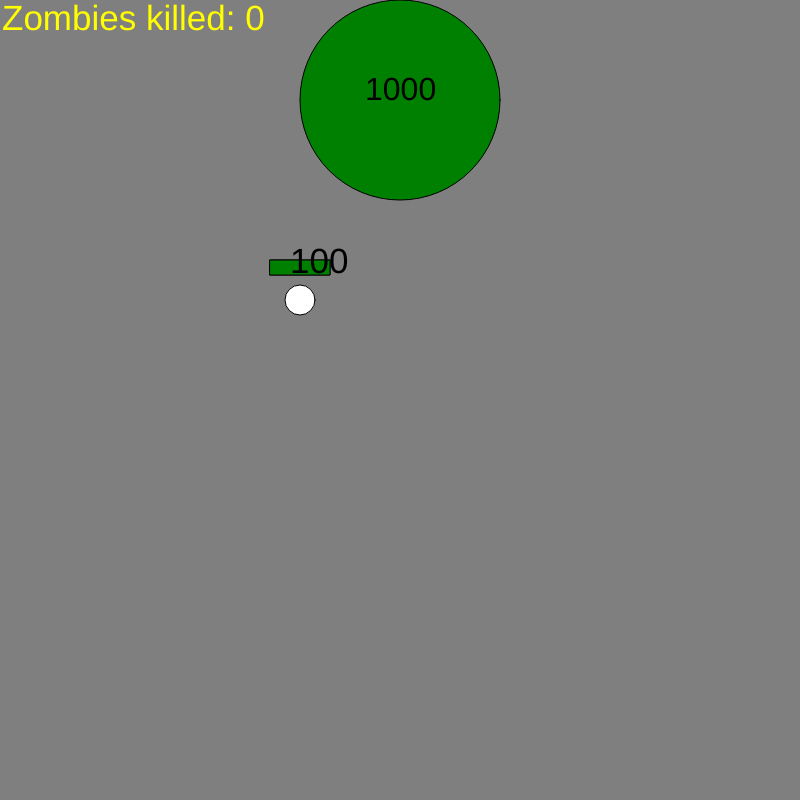
Frame 1 (no input)
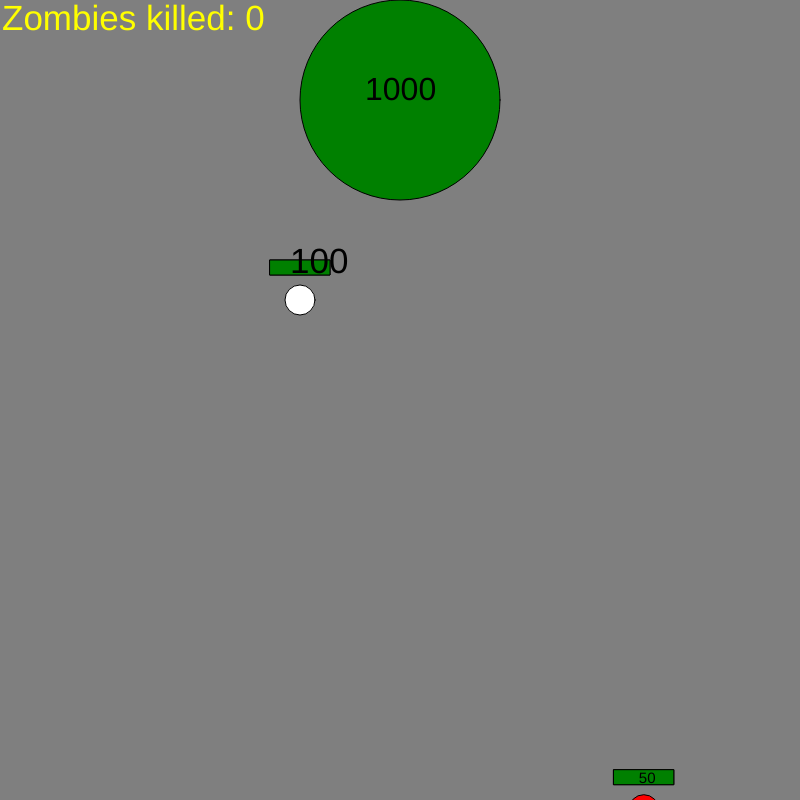
Frame 60 (no input)
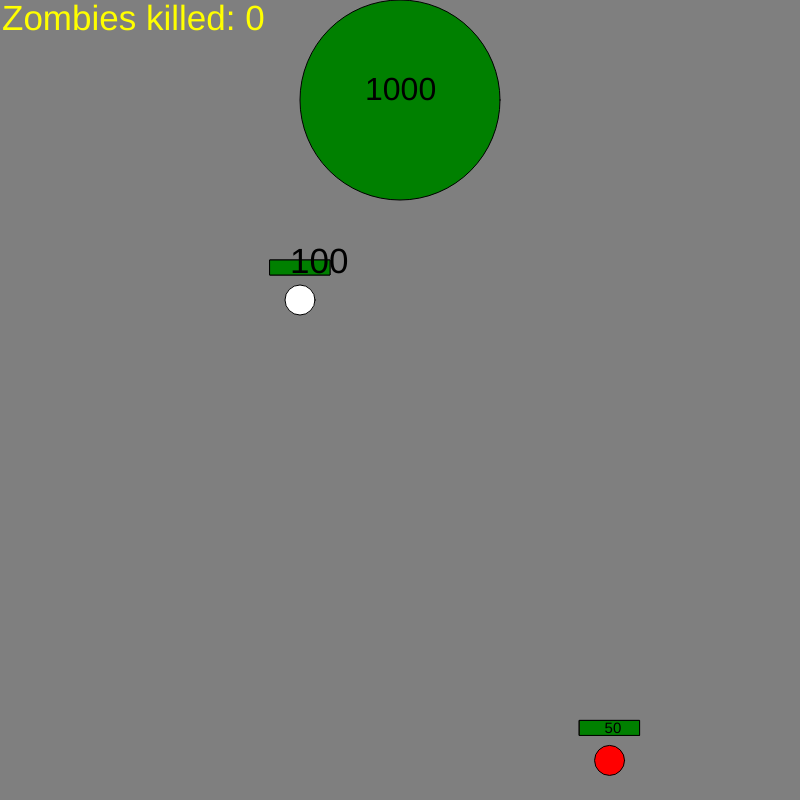
Frame 120 (the mouse pressed at the canvas centre since frame 60)

The p5.js sketch that drew these frames (run headless with seeded random() and noise() and a simulated clock; from frame 60 on, the mouse is pressed at the canvas centre):

// p5.js sketch
// ── sketch.js

var level;

function setup() {
    createCanvas(800, 800);
    level = new Level();
}

function draw() {
     background(127);
     level.update();

}

function mouseClicked() {
    level.player.addProjectile();
}

// ── Entity.js
function Entity(x,y,world){
	this.x = x;
	this.y = y;
	this.tv = createVector(0,0);
	this.v = createVector(0,0);
}

Entity.prototype.display = function() {
	ellipse(this.x,this.y,60)
}
Entity.prototype.update = function(gravity,dt) {
	this.v.y += gravity * dt; 
	this.v.x = lerp(this.v.x,this.tv.x, 0.2);
	this.x += this.v.x * dt;
	this.y += this.v.y * dt;
}
Entity.prototype.collides = function() {
	if (this.x + 30 >= width){
		this.x = width - 30
	}
	if (this.x - 30 <= 0){
		this.x = 0 + 30
	}
	if (this.y + 30 >= height){
		this.y = height - 30
	}
}
// ── level.js
var MAX_ZOMBIES = 2;


function Level(){
    this.zombies = [];
	this.objective_health = 1000;
	this.zombiesKilled = 0;
	this.player = new Player(300, 300, 10);
	this.OBJ_POSITION = createVector(width / 2, 100);
}

Level.prototype = {

    update: function(){
		if (this.objective_health >= 0 && this.player.health >= 0){
			fill('yellow');
			textSize(35);
	        text("Zombies killed: " + this.zombiesKilled, 2, 30);
			this.drawObjective();
			this.player.draw();
			this.player.update();
			if (this.zombies.length < MAX_ZOMBIES && random() < 0.1){
				this.addZombie();
			}
			if (this.zombies.length > 0){
				for (z = this.zombies.length - 1; z > 0; z--){
					this.zombies[z].update(createVector(0, 0));
					this.zombies[z].draw();
					if (this.zombies[z].checkcollision(this.OBJ_POSITION.copy(), (this.objective_health * 0.1) + 5)){
						this.objective_health -= round(random(0.5, 4));
					}
					var dToP = p5.Vector.dist(this.player.position, this.zombies[z].position);
					var dToO = p5.Vector.dist(this.OBJ_POSITION.copy(), this.zombies[z].position);
					for (p = this.player.projectiles.length - 1; p > 0; p--){
						if (this.zombies[z].checkcollision(this.player.projectiles[p].position.copy(), 30)){
							this.zombies[z].position.add(this.player.projectiles[p].velocity.copy().mult(0.5));
							this.zombies[z].health -= round(random(1, 8));
						}
					}
					if (dToP < 30){
						this.player.health -= round(random(0.1, 2));
					}

					if (dToP < 150){
						this.zombies[z].target = this.player.position.copy().sub(0, -15);
					} else {
						if (this.zombies[z].position.y < 500){
							this.zombies[z].target = this.OBJ_POSITION.copy();
						} else{
							this.zombies[z].target = this.player.position.copy().sub(0, -15);
						}
					}
					if (this.zombies[z].health <= 0){
						if (this.zombiesKilled % 5 == 0){
							MAX_ZOMBIES += 2;
						}
						this.zombiesKilled += 1;
						this.zombies.splice(z, 1);
					}

				}
			}

			this.drawObjHealth();
		}else{
			textSize(60);
			fill('blue');
			text("YOU LOSE. SCORE: " + this.zombiesKilled, 50, height / 2);
		}

    },

	drawObjHealth: function(){
		fill('black');
		textSize(32);
        text(this.objective_health, this.OBJ_POSITION.copy().x - 35, this.OBJ_POSITION.copy().y);
    },

    drawObjective: function(){
        fill('green');
		ellipse(this.OBJ_POSITION.copy().x, this.OBJ_POSITION.copy().y, this.objective_health * 0.2, this.objective_health * 0.2);
    },

    addZombie: function(){
		var x = random(0, width);
		var y = random(height, height + 50);

        this.zombies.push(new Zombie(x, y, 10));
    }
}

// ── player.js
var MAX_FORCE = 5,
    MAX_VELOCITY = 10,
    MAX_ACCELERATION = 2,
    AIR_RESISTANCE = 0.95,
    MAX_PLAYER_HEALTH = 100;


function Player(x, y, mass){
    this.position = createVector(x, y);
    this.velocity = createVector(0, 0);
    this.resistance = AIR_RESISTANCE;
    this.health = MAX_PLAYER_HEALTH;
    this.mass = mass;
    this.radius = 30;
    this.projectiles = [];
}

Player.prototype = {

    update: function(){
        this.updatePosition();
        this.updateProjectiles();
    },

    draw: function(){
        fill('white');
        ellipse(this.position.x, this.position.y, this.radius, this.radius);
        this.drawHealth();
    },

    drawHealth: function(){
        fill('red');
        rect(this.position.x - 30, this.position.y - 40, 60, 15);
        fill('green');
        rect(this.position.x - 30, this.position.y - 40, this.health / MAX_PLAYER_HEALTH * 60, 15);
        fill('black');
        textSize(15);
        text(this.health, this.position.x - 10, this.position.y - 27);
    },

    updatePosition: function(){
        if (keyIsDown(87)){
            this.velocity.add(new p5.Vector(0, -MAX_FORCE / this.mass));
        }
        if (keyIsDown(83)){
            this.velocity.add(new p5.Vector(0, MAX_FORCE / this.mass));
        }
        if (keyIsDown(65)){
            this.velocity.add(new p5.Vector(-MAX_FORCE / this.mass, 0));
        }
        if (keyIsDown(68)){
            this.velocity.add(new p5.Vector(MAX_FORCE / this.mass, 0));
        }
        this.velocity.limit(MAX_VELOCITY);
        this.position.add(this.velocity.mult(this.resistance));
    },

    updateProjectiles: function(){
        if (this.projectiles.length > 0){
            for (i = this.projectiles.length - 1; i > 0; i--){
                if (!this.projectiles[i].checkbounds()){
                    this.projectiles[i].update();
                    fill('gray')
                    this.projectiles[i].draw();
                } else {
                    this.projectiles.splice(i, 1);
                }
            }
        }
    },

    addProjectile: function(){
        this.projectiles.push(new Projectile(createVector(mouseX, mouseY), this.position.copy(), 0.2));
    }
}

// ── player0.js
var MAX_FORCE = 5,
    MAX_VELOCITY = 10,
    MAX_ACCELERATION = 2,
    AIR_RESISTANCE = 0.95,
    MAX_PLAYER_HEALTH = 100;


function Player(x, y, mass){
    this.position = createVector(x, y);
    this.velocity = createVector(0, 0);
    this.resistance = AIR_RESISTANCE;
    this.health = MAX_PLAYER_HEALTH;
    this.mass = mass;
    this.radius = 30;
    this.projectiles = [];
}

Player.prototype = {

    update: function(){
        this.updatePosition();
        this.updateProjectiles();
    },

    draw: function(){
        fill('white');
        ellipse(this.position.x, this.position.y, this.radius, this.radius);
        this.drawHealth();
    },

    drawHealth: function(){
        fill('red');
        rect(this.position.x - 30, this.position.y - 40, 60, 15);
        fill('green');
        rect(this.position.x - 30, this.position.y - 40, this.health / MAX_PLAYER_HEALTH * 60, 15);
        fill('black');
        text(this.health, this.position.x - 10, this.position.y - 27);
    },

    updatePosition: function(){
        if (keyIsDown(87)){
            this.velocity.add(new p5.Vector(0, -MAX_FORCE / this.mass));
        }
        if (keyIsDown(83)){
            this.velocity.add(new p5.Vector(0, MAX_FORCE / this.mass));
        }
        if (keyIsDown(65)){
            this.velocity.add(new p5.Vector(-MAX_FORCE / this.mass, 0));
        }
        if (keyIsDown(68)){
            this.velocity.add(new p5.Vector(MAX_FORCE / this.mass, 0));
        }
        this.velocity.limit(MAX_VELOCITY);
        this.position.add(this.velocity.mult(this.resistance));
    },

    updateProjectiles: function(){
        if (this.projectiles.length > 0){
            for (i = this.projectiles.length - 1; i > 0; i--){
                if (!this.projectiles[i].checkbounds()){
                    this.projectiles[i].update();
                    fill('gray')
                    this.projectiles[i].draw();
                } else {
                    this.projectiles.splice(i, 1);
                }
            }
        }
    },

    addProjectile: function(){
        this.projectiles.push(new Projectile(createVector(mouseX, mouseY), this.position.copy(), 0.2));
    }
}

// ── projectile.js

var MAX_BULLET_VELOCITY = 20;

function Projectile(target, position, mass){
    this.position = position;
    this.velocity = (target.sub(position)).normalize().mult(MAX_BULLET_VELOCITY);
    this.mass = mass;
    this.radius = 6;
}

Projectile.prototype = {

    update: function(){
        this.position.add(this.velocity);
    },

    draw: function(){
        ellipse(this.position.x, this.position.y, this.radius, this.radius);
    },

	checkbounds: function(){
		if (this.position.x > width || this.position.x < 0){
			return true;
		}
		if (this.position.y > height || this.position.y < 0){
			return true;
		}
		return false;
	}


}

// ── world.js
function world(){
	
}
// ── zombie.js
var MAX_ZOMBIE_HEALTH = 50;

function Zombie(x, y, mass){
    this.position = createVector(x, y);
    this.velocity = createVector(0, 0);
	this.desired = createVector(0, 0);
	this.steer = createVector(0, 0);
    this.target = createVector(0, 0);
	this.health = MAX_ZOMBIE_HEALTH;
    this.mass = mass;
    this.radius = 30;
}

Zombie.prototype = {

    update: function(){
		this.desired = this.target.copy().sub(this.position.copy()).normalize();
		this.steer = this.desired.copy().sub(this.velocity.copy());
        this.velocity.add(this.steer);
        this.position.add(this.velocity);
    },

    draw: function(){
		fill('red');
        ellipse(this.position.x, this.position.y, this.radius, this.radius);
        this.drawHealth();
    },

    drawHealth: function(){
        fill('red');
        rect(this.position.x - 30, this.position.y - 40, 60, 15);
        fill('green');
        rect(this.position.x - 30, this.position.y - 40, this.health / MAX_ZOMBIE_HEALTH * 60, 15);
        fill('black');
        textSize(15);
        text(this.health, this.position.x - 5, this.position.y - 27);
    },

	checkcollision: function(position, radius){
		var d = p5.Vector.dist(this.position, position);
		if (d <= radius){
			return true
		}
		return false;
	}
}
